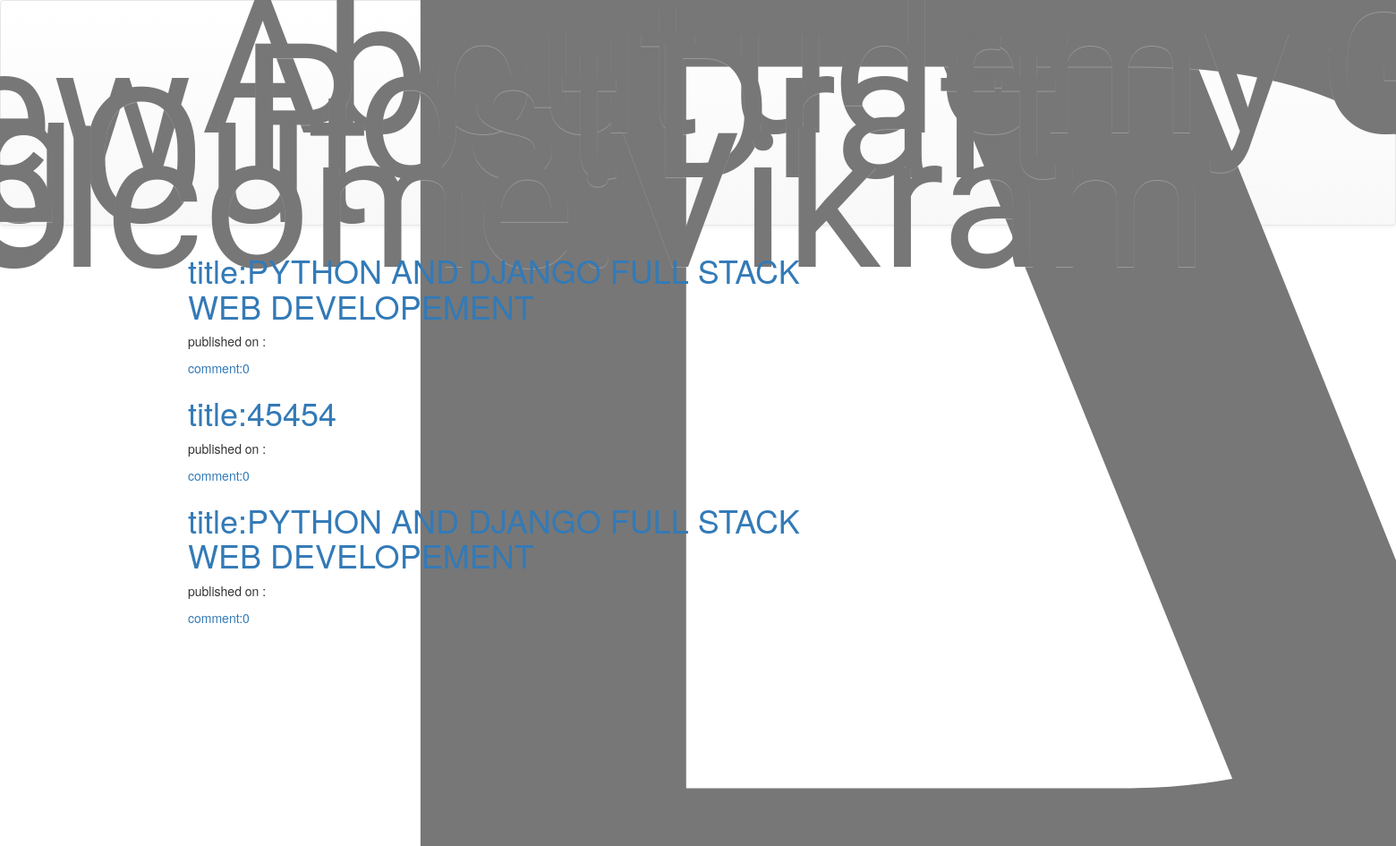
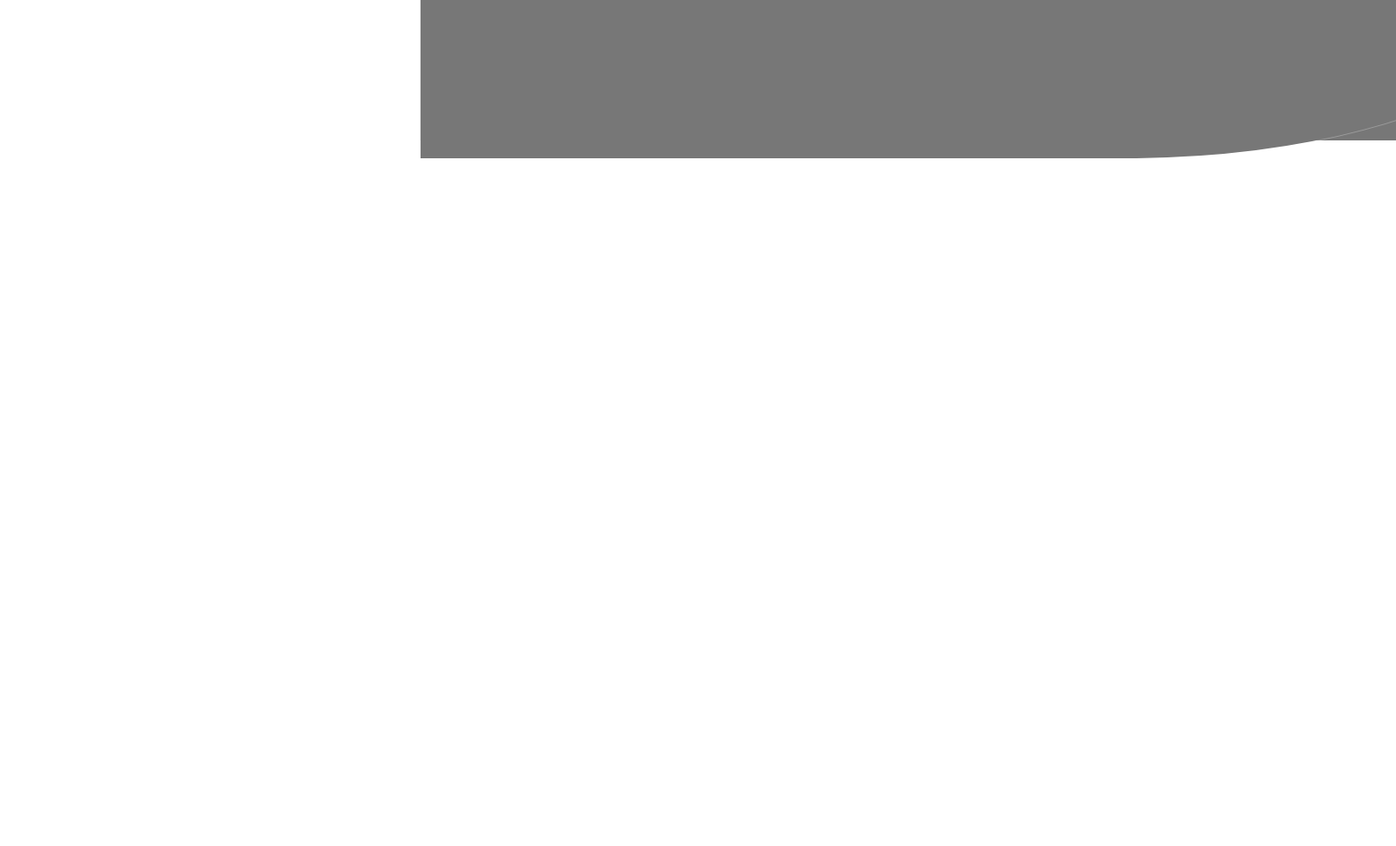
Page /drafts/ (signed in) on the committed database (2 pictures, top to bottom).
### blog/models.py (models this page shows, shortened)
class Post(models.Model):
    author = models.ForeignKey('auth.User',on_delete=models.CASCADE)
    title = models.CharField(max_length=200)
    text = models.TextField()
    created_date = models.DateTimeField(default=timezone.now())
    published_date = models.DateTimeField(blank=True,null=True)
    def approve_comments(self):
        return self.comments.filter(approved_comment=True)

### blog/views.py (the view)
# urls.py: path('drafts/',views.DraftListView.as_view(),name='post_draft_list'),
class DraftListView(LoginRequiredMixin,ListView):
    login_url = '/login/'
    redirect_field_name = 'blog/post_list.html'
    model = Post
    def get_queryset(self):
        return Post.objects.filter(published_date__isnull=True).order_by('created_date')

### blog/templates/blog/post_list.html
{% extends 'blog/base.html' %}
{% block content %}
<div class="centerstage">
  {% for post in post_list %}
  <div class="post">
    <h1><a href="{% url 'post_detail' pk=post.pk %}">title:{{post.title}}</a></h1>
    <div class="date">
      <p>published on :{{ post.published|date:'d-m-Y'}}</p>
    </div>
    <a href="{% url 'post_detail' pk=post.pk %}">comment:{{post.approve_comments.count}}</a>
  </div>
  {% endfor %}
</div>
{% endblock %}

### blog/templates/blog/base.html (shortened to what this page needs)
<!DOCTYPE html>
{% load static %}
<html lang="en" dir="ltr">
  <head>
    <link rel="stylesheet" href="https://maxcdn.bootstrapcdn.com/bootstrap/3.3.7/css/bootstrap.min.css">
    <link rel="stylesheet" href="https://maxcdn.bootstrapcdn.com/bootstrap/3.3.7/css/bootstrap-theme.min.css">
    <link rel="stylesheet" href="//cdn.jsdelivr.net/npm/medium-editor@latest/dist/css/medium-editor.min.css" type="text/css" media="screen" charset="utf-8">
    <link rel="stylesheet" href="{% static 'css/blog.css' %}">
  </head>
  <body class="loader">
    <nav class="navbar navbar-default techfont custom-navbar">
      <div class="container">
        <ul class="nav navbar-nav">
          <li><a class="navbar-brand bigbrand" href="{% url 'post_list' %}">My Blog</a></li>
          <li><a href="{% url 'about' %}">About</a></li>
          <li><a href="https://www.udemy.com/course/python-and-django-full-stack-web-developer-bootcamp/learn/lecture/6798424#content">udemy</a></li>
          <li><a href="https://fonts.google.com/specimen/STIX+Two+Text">Google Fonts</a></li>
        </ul>
        <ul class="nav navbar-nav navbar-right">
          {% if user.is_authenticated %}
          <li>
            <a href="{% url 'post_new' %}">New Post</a>
          </li>
          <li>
            <a href="{% url 'post_draft_list' %}">Draft</a>
          </li>
          <li>
            <a href="{% url 'logout' %}">logOut</a>
          </li>
          <li>
            <a> welcome:{{user.username}}</a>
          </li>
          {% else %}
          <li><a class="nav navbar-nav navbar-right" href="{% url 'login' %}"><span class="glyphicon glyphicon-user"></span>login</a></li>
          {% endif %}
        </ul>
      </div>
    </nav>
    <div class="content container">
      <div class="row">
        <div class="col-md-8">
          <div class="blog_posts">
            {% block content %}
            {% endblock %}
          </div>
        </div>
      </div>
    </div>
  </body>
</html>

### blog/staic/css/blog.css (style rules this page uses)
.techfont { font-family:'STIX Two Text', serif; font-size:15em; margin-bottom:10px; }
.bigbrand { font-size:15em; }
.centerstage { margin-left: auto; margin-right: auto; }
.loader { filter:hue-rotate(0deg); color:linear-gradient(45deg,#0f8,#08f); animation:hue 10000ms infinite linear; }

### rows in the picture
Post: title "PYTHON AND DJANGO FULL STACK WEB DEVELOPEMENT", approve_comments.count "0"
Post: title "45454", approve_comments.count "0"
Post: title "PYTHON AND DJANGO FULL STACK WEB DEVELOPEMENT", approve_comments.count "0"

### other values in the picture
{{ user.username }} "Vikram"
